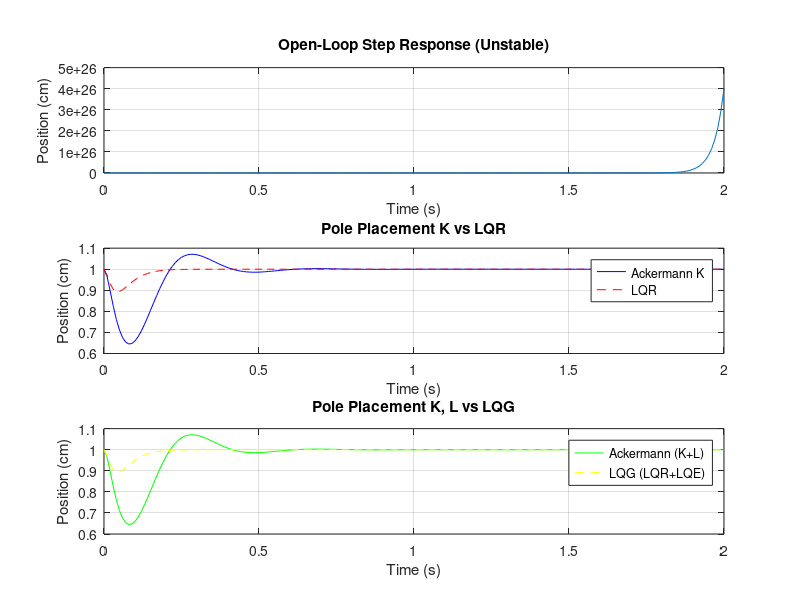
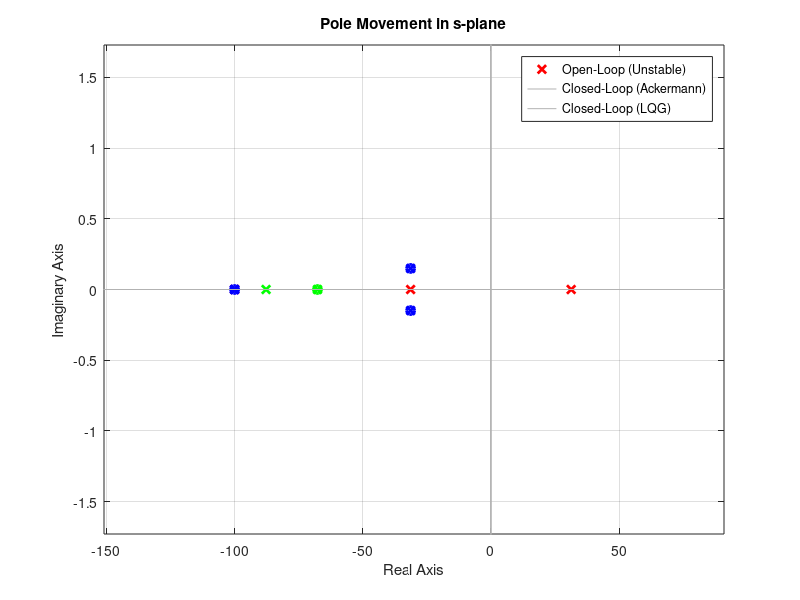

Source code (MATLAB) for these figures, in order:
% =========================================================================
% Mechanical Ball Suspension System - CT Simulation
% =========================================================================
clear; clc; close all;

%% [Part 1] System Definition & Linearization
% 1. Physical Parameters (물리적 하드웨어 스펙)
M = 5.0;          % Mass of the ball (kg)
L = 0.01;         % Winding inductance (H)
R = 1.0;          % Winding resistance (Ohm)
g = 9.81;         % Gravitational acceleration (m/s^2) - 9.81로 정밀도 상향

% 2. Operating Point / Equilibrium Point (동작점/평형점 설정)
% 제어기가 가장 잘 동작하기를 원하는 기준 높이를 설정합니다.
y0 = 0.01;        % Operating point position:

% 평형 상태에서의 각 상태 변수 값 (수식 적용)
x10 = y0;         % 위치 (m)
x20 = 0;          % 속도 (m/s) - 평형상태이므로 무조건 0
x30 = sqrt(M * g * x10); % 평형 유지 전류 (A)

% 완벽한 평형점 상태 벡터
x0 = [x10; x20; x30] 

% 3. State-Space Model Setup (Jacobian Linearization)
% 수작업 하드코딩이 아닌, 수식 기반의 동적 행렬 생성
A = [   0,             1,               0;
        g/x10,         0,               -2*sqrt(g / (M * x10));
        0,             0,               -R/L ]
     
B = [   0;
        0;
        1/L ]
     
C = [   1,             0,               0 ];

D = 0;


% 4. Simulation Environment
t = 0:0.01:2;           % Time vector 

% 시뮬레이션 초기 조건 (평형점에서 고요하게 시작하는 것을 기본으로 함)
x0_obs = x0;             % 관측기 초기 추정 = 완벽한 평형점 (Bumpless Transfer)
% x0_obs = [0; 0; 0];    % 관측기가 완전히 헤매는 상황 가정
e = x0 - x0_obs;

r = x10 * ones(size(t)); % Step reference input (평형점 근처 미소영역 내의 값으로 선정)

% 5. Open-Loop Simulation (불안정성 확인)
sys_open = ss(A, B, C, D);
[y_open, ~, x_open] = lsim(sys_open, r, t, x0);


%% [Part 2] Ackermann Controller Design (Pole Placement)
% 1. Performance Specifications
Mp_c = 0.2;              % 20% overshoot
ts_c = 0.5;              % Settling time

% 2. Target Pole Calculation
zeta_c = -log(Mp_c) / sqrt(pi^2 + (log(Mp_c))^2);
wn_c = 4 / (zeta_c * ts_c);     % 2% Setting time criteria

sigma_c = -zeta_c * wn_c;
wd_c = wn_c * sqrt(max(0, 1 - zeta_c^2));

cp1 = sigma_c + 1i*wd_c; % Dominant poles
cp2 = sigma_c - 1i*wd_c;
cp3 = -5 * wn_c;         % Fast non-dominant pole

% 3. Calculate K and Nbar
K_acker = acker(A, B, [cp1 cp2 cp3]);

Z_vec = [0; 0; 0; 1];
N_mat = inv([A, B; C, 0]) * Z_vec;
Nx = N_mat(1:3);                    % 정상 상태에서 필요한 상태 (위치, 속도, 전류)
Nu = N_mat(4);                      % 정상 상태에서 필요한 기본 전압
Nbar_acker = K_acker * Nx + Nu;     % 최종 피드포워드 게인 산출
% Nbar_acker = -1 / (C * ((A - B*K_acker) \ B)); % Steady-state scaling

% 4. Closed-Loop Simulation (Without Observer)
sys_acker = ss(A - B*K_acker, B*Nbar_acker, C, 0);
[y_acker, ~, x_acker] = lsim(sys_acker, r, t, x0);


%% [Part 3] Ackermann Observer Design (Luenberger)
% 1. Observer Specifications (Faster than controller)
Mp_o = 0.1;
ts_o = 0.5; 

zeta_o = -log(Mp_o) / sqrt(pi^2 + (log(Mp_o))^2);
wn_o = 4 / (zeta_o * ts_o);

sigma_o = -zeta_o * wn_o;
wd_o = wn_o * sqrt(max(0, 1 - zeta_o^2));

op1 = sigma_o + 1i*wd_o;
op2 = sigma_o - 1i*wd_o;
op3 = -5 * wn_o;

% 2. Calculate Observer Gain L
L_acker = acker(A', C', [op1 op2 op3])';

% 3. Augmented System (Plant + Observer) Simulation
At_acker = [A - B*K_acker,          B*K_acker;
            zeros(size(A)),         A - L_acker*C];
Bt_acker = [B * Nbar_acker;
            zeros(size(B))];
Ct_acker = [C, zeros(size(C))];

sys_obs_acker = ss(At_acker, Bt_acker, Ct_acker, 0);
[y_obs_acker, ~, x_obs_acker] = lsim(sys_obs_acker, r, t, [x0; e]);


%% [Part 4] LQR Design (Optimal Control)
% 1. Weighting Matrices
Q_lqr = C' * C;          % Penalize position error heavily
R_lqr = 0.01;            % Cheap control effort

% 2. Calculate LQR Gain K
K_lqr = lqr(A, B, Q_lqr, R_lqr);
Nbar_lqr = -1 / (C * ((A - B*K_lqr) \ B));

% 3. LQR Closed-Loop Simulation (Without Observer)
sys_lqr = ss(A - B*K_lqr, B*Nbar_lqr, C, 0);
[y_lqr, ~, x_lqr] = lsim(sys_lqr, r, t, x0);


%% [Part 5] LQE & LQG Design (Kalman Filter + LQR)
% 1. Noise Covariances
G_noise = B;             % Process noise enters at input
Qn = 0.01;               % Process noise variance
Rn = 0.1;                % Measurement noise variance

% 2. Calculate Kalman Gain L
[L_lqe, P_lqe, E_lqe] = lqe(A, G_noise, C, Qn, Rn);

% 3. LQG Augmented System Simulation (LQR + Kalman)
At_lqg = [A - B*K_lqr,      B*K_lqr;
          zeros(size(A)),   A - L_lqe*C];
Bt_lqg = [B * Nbar_lqr;
          zeros(size(B))];
Ct_lqg = [C, zeros(size(C))];

sys_lqg = ss(At_lqg, Bt_lqg, Ct_lqg, 0);
[y_lqg, ~, x_lqg] = lsim(sys_lqg, r, t, [x0; e]);


%% [Part 6] Final Comparisons & Plotting
figure('Name', 'CT Simulation Results', 'Position', [100, 100, 700, 800]);

subplot(3, 1, 1);
plot(t, y_open*100);
xlabel('Time (s)'); ylabel('Position (cm)');
title('Open-Loop Step Response (Unstable)');
grid on;

% Comparison 1: Controller Only
subplot(3, 1, 2);
plot(t, y_acker*100, 'b'); hold on;
plot(t, y_lqr*100, 'r--');
legend('Ackermann K', 'LQR', 'Location', 'best'); 
xlabel('Time (s)'); ylabel('Position (cm)');
title('Pole Placement K vs LQR');
grid on;

% Comparison 2: Full System (Controller + Observer)
subplot(3, 1, 3);
plot(t, y_obs_acker*100, 'g'); hold on;
plot(t, y_lqg*100, 'y--');
legend('Ackermann (K+L)', 'LQG (LQR+LQE)', 'Location', 'best');
xlabel('Time (s)'); ylabel('Position (cm)');
title('Pole Placement K, L vs LQG');
grid on;


%% [Part 7] CT s-Plane Pole-Zero Map Analysis
% --- S-평면 극점 이동 시각화 (pzmap) ---
figure('Name', 'Pole-Zero Map Comparison');
pzmap(sys_open, 'r'); hold on;            % 빨간색 x: 제어 전 (우반면 불안정 극점 존재)
pzmap(sys_obs_acker, 'g'); hold on;       % 초록색 x: ackermann 제어 후
pzmap(sys_lqg, 'b');                      % 파란색 x: LQG 제어 후
legend('Open-Loop (Unstable)', 'Closed-Loop (Ackermann)', 'Closed-Loop (LQG)');
title('Pole Movement in s-plane');

% Display Final Closed-Loop Poles in Command Window
disp('--- Open-Loop Poles ---');
disp(eig(A));

disp('--- Closed-Loop Poles (Controller) ---');
disp('Ackermann:'); disp(eig(A - B*K_acker));
disp('LQR:');       disp(eig(A - B*K_lqr));

disp('--- Error Dynamics Poles (Observer) ---');
disp('Ackermann:'); disp(eig(A - L_acker*C));
disp('Kalman:');     disp(eig(A - L_lqe*C));
